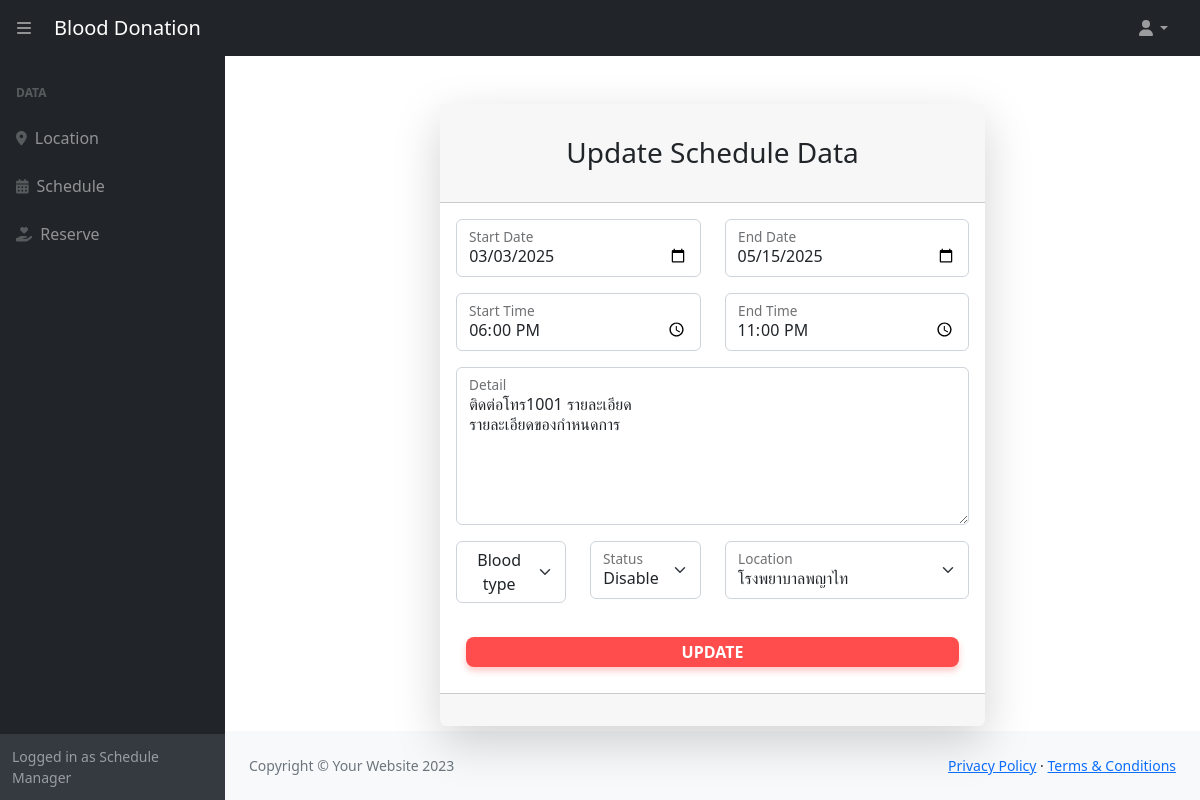
Screenshot of /screen/schedule_Form.php?id=sch00000001 (signed in) with the database file from the repository.
### tables this page shows
CREATE TABLE `schedule` (
  `schedule_id` varchar(11) NOT NULL,
  `schedule_start_date` date NOT NULL,
  `schedule_end_date` date NOT NULL,
  `schedule_start_time` time NOT NULL,
  `schedule_end_time` time NOT NULL,
  `schedule_blood_type` varchar(15) DEFAULT NULL,
  `schedule_status` char(1) NOT NULL,
  `schedule_detail` varchar(255) DEFAULT NULL,
  `location_id` varchar(11) NOT NULL,
  `admin_id` varchar(11) NOT NULL
);

CREATE TABLE `location` (
  `location_id` varchar(11) NOT NULL,
  `location_name` varchar(50) NOT NULL,
  `location_address` varchar(150) NOT NULL
);

### db/db.php (called while the page is built, shortened)
<?php
$link = mysqli_connect('localhost','root','','blood_donation') or die('Cannot database');
mysqli_set_charset ($link,'utf8');
function get($sql)
{
    global $link;
    $res = mysqli_query($link,$sql);
    return mysqli_fetch_all($res,MYSQLI_ASSOC);
}
?>

### screen/schedule_Form.php (the view, shortened to what this page needs)
<?php
include('../db/db.php');
include('../component/header.php');
$id = isset($_GET['id']) ? $_GET['id'] : null;
$data = null;
?>
<main>
    <div class="container">
        <div class="row justify-content-center">
            <div class="col-lg-7">
                <div class="card shadow-lg border-0 rounded-lg mt-5">
                    <div class="card-header">
                        <h3 class="text-center font-weight-light my-4">
                            <?php
                            if($id != null)
                            {
                                echo "Update Schedule Data";
                            }
                            else
                            {
                                echo "Add Schedule Data";
                            }
                            ?>
                        </h3>
                    </div>
                    <div class="card-body">
                        <form action="../Action/schedule_Add-Update.php" method="POST">
                            <?php
                            if($id != null)
                            {
                                $sql = "SELECT * FROM schedule left join location on schedule.location_id = location.location_id where schedule_id ='$id'";
                                $get = get($sql);
                                $data = $get[0];
                            }
                            else
                            {
                                echo "<input value='".login_data('admin_id')."' type='hidden' name='admin_id'>";
                            }
                            ?>
                            <div class="row mb-3">
                                <div class="col-md-6">
                                    <div class="form-floating mb-3 mb-md-0">
                                        <input class="form-control" name="StartDate" id="StartDate" type="date" placeholder="Start Date" value="<?=$data['schedule_start_date']??''?>"/>
                                        <label for="StartDate">Start Date</label>
                                    </div>
                                </div>
                                <div class="col-md-6">
                                    <div class="form-floating mb-3 mb-md-0">
                                        <input class="form-control" name="EndDate" id="EndDate" type="date" placeholder="End Date" value="<?=$data['schedule_end_date']??''?>" />
                                        <label for="EndDate">End Date</label>
                                    </div>
                                </div>
                            </div>
                            <div class="row mb-3">
                                <div class="col-md-6">
                                    <div class="form-floating mb-3 mb-md-0">
                                        <input class="form-control" name="StartTime" id="StartTime" type="time" placeholder="Start Time" value="<?=$data['schedule_start_time']??'' ?>" />
                                        <label for="StartTime">Start Time</label>
                                    </div>
                                </div>
                                <div class="col-md-6">
                                    <div class="form-floating mb-3 mb-md-0">
                                        <input class="form-control" name="EndTime" id="EndTime" type="time" placeholder="End Time" value="<?=$data['schedule_end_time']??''?>"/>
                                        <label for="EndTime">End Time</label>
                                    </div>
                                </div>
                            </div>
                            <div class="form-floating mb-3">
                                <textarea rows="6" class="form-control" style="height:100%;"  name="detail" id="" type="text" placeholder=""  ><?=$data['schedule_detail']??''?></textarea>
                                <label for="inputDetail">Detail</label>
                            </div>
                            <div class="row mb-3">
                                <div class="col-md-3">
                                    <div class="form-floating mb-3 mb-md-0">
                                        <div class="dropdown">
                                            <button class="form-select " type="button" id="bloodTypeDropdown" data-bs-toggle="dropdown" aria-expanded="false">
                                                Blood type
                                            </button>
                                        </div>
                                    </div>
                                </div>
                                <div class="col-md-3">
                                    <div class="form-floating mb-3 mb-md-0">
                                        <select class="form-select" name="Status" id="Status" aria-label="Floating label select example" >
                                            <option value="<?=$data['schedule_status']?? ''?>">
                                                <?php
                                                if($data != null)
                                                {
                                                    if($data['schedule_status'] == "E")
                                                    {
                                                        echo "Enable";
                                                    }
                                                    else if($data['schedule_status'] == "D")
                                                    {
                                                        echo "Disable";
                                                    }
                                                    else
                                                    {
                                                        echo "Cancel";
                                                    }
                                                }
                                            ?>
                                            </option>
                                        </select>
                                        <label for="inputUsername">Status</label>
                                    </div>
                                </div>
                                <div class="col-md-6">
                                    <div class="form-floating mb-3 mb-md-0">
                                        <select class="form-select" name="Location" id="blood_type" aria-label="Floating label select example">
                                            <option value="<?=$data['location_id']??''?>">
                                            <?=$data['location_name']??''?>
                                            </option>
                                        </select>
                                        <label for="inputUsername">Location</label>
                                    </div>
                                </div>
                            </div>
                            <div class="mt-4 mb-0">
                                <div class="d-grid"><button class="btn add-btn btn-block" type="submit" href="">
                                    <?php
                                        if($id != null)
                                        {
                                            echo "Update";
                                        }
                                        else
                                        {
                                            echo "Add";
                                        }
                                    ?>
                                </button></div>
                            </div>
                        </form>
                    </div>
                    <div class="card-footer text-center py-3">
                    </div>
                </div>
            </div>
        </div>
    </div>
</main>
<?php
include('../component/footer.php');
?>

### css/styles2.css (style rules this page uses)
.btn { padding: 3px 7px; border: none; border-radius: 8px; font-size: 16px; font-weight: bold; cursor: pointer; transition: all 0.3s ease; text-transform: uppercase; margin: 10px; }
.add-btn { background-color: #ff4d4d; color: white; box-shadow: 0 4px 6px rgba(255, 77, 77, 0.3); }

### rows the page displays
schedule: StartDate "03/03/2025", EndDate "05/15/2025", StartTime "18:00:00", EndTime "23:00:00", detail "ติดต่อโทร1001 รายละเอียด รายละเอียดของกำหนดการ", Status "Disable", Location "โรงพยาบาลพญาไท"
